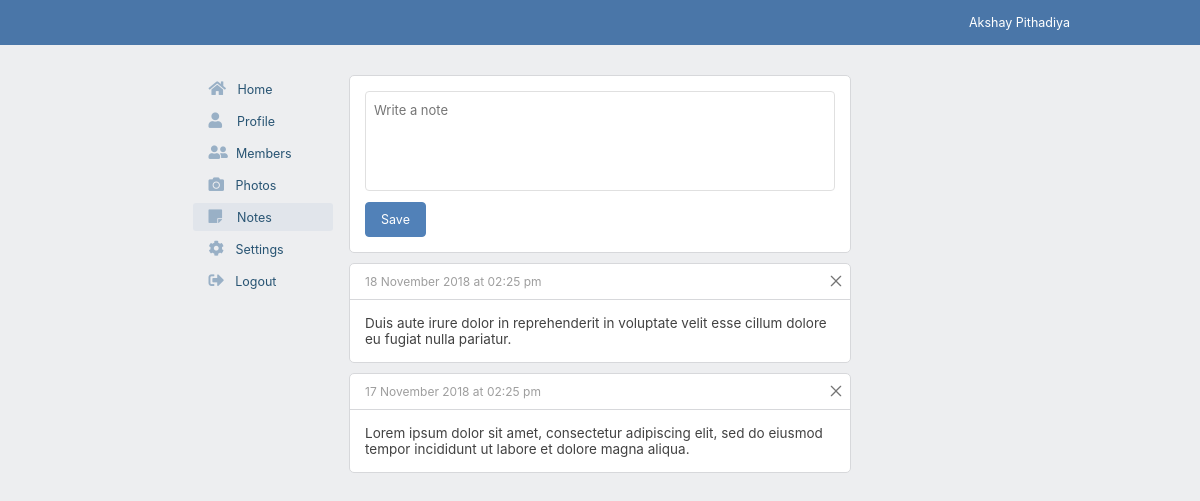
The page /notes.php (signed in) on the database its author committed.
### tables this page shows
CREATE TABLE `users` (
  `id` int(4) NOT NULL,
  `fname` varchar(24) NOT NULL,
  `lname` varchar(24) NOT NULL,
  `email` varchar(24) NOT NULL,
  `username` varchar(24) NOT NULL,
  `password` varchar(24) NOT NULL,
  `about` varchar(120) NOT NULL,
  `city` varchar(50) NOT NULL,
  `propic` varchar(200) NOT NULL
);

CREATE TABLE `notes` (
  `note_id` int(11) NOT NULL,
  `user_name` varchar(50) NOT NULL,
  `note_txt` varchar(240) NOT NULL,
  `note_date_time` varchar(50) NOT NULL
);

### includes/session.php (called while the page is built, shortened)
<?php
$username = $_SESSION["myusername"];
?>

### includes/userinfo.php (called while the page is built, shortened)
<?php
	$sql = "SELECT fname,lname,email,username,about,city FROM users WHERE username='$username'";
	$result = mysqli_query($conn, $sql);
	$row = mysqli_fetch_assoc($result);
	$f_name = $row["fname"];
	$l_name = $row["lname"];
	$full_name = $f_name." ".$l_name;
	$user_name = $row["username"];
?>

### notes.php (the view, shortened to what this page needs)
<?php include 'includes/session.php'; ?>
<?php include 'includes/addnote.php'; ?>
<?php include 'includes/deletenote.php'; ?>
<?php include 'includes/userinfo.php'; ?>
<!DOCTYPE html>
<html>
<head>
	<link rel="stylesheet" type="text/css" href="css/main.css">
	<link rel="stylesheet" type="text/css" href="css/header.css">
	<link rel="stylesheet" type="text/css" href="css/sidenav.css">
	<link rel="stylesheet" type="text/css" href="css/notes.css">
	<link rel="stylesheet" href="https://use.fontawesome.com/releases/v5.1.1/css/all.css">
</head>
<body>
	<?php include 'includes/header.php'; ?>
	<div id="main_container">
		<?php include 'includes/sidenav.php'; ?>
		<div id="add-note-container">
			<form action="" method="POST">
				<textarea name="note_txt" class="add-note-tarea" maxlength="200" placeholder="Write a note"></textarea><br>
				<input type="submit" name="add_note" class="save-note-btn" value="Save"><?php echo @$error; ?>
			</form>
		</div>
				<?php
					$fetch_notes = "SELECT note_id, note_txt, note_date_time FROM notes WHERE user_name='$user_name' ORDER BY note_id DESC";
					$result = mysqli_query($conn, $fetch_notes);
					if (mysqli_num_rows($result) > 0) {
					    while($row = mysqli_fetch_assoc($result)) {
					    	echo '<div id="notes-container">';
					    	echo '<div class="notes-container-header">';
						    	echo '<div class="date-time">';
						        echo $row["note_date_time"];
						        echo '</div>';
						    	echo '<form action="" method="POST">';
								echo '<button type="submit" name="del" class="del-btn"><svg class="svg-icon" viewBox="0 0 20 20">
										<path fill="none" d="M11.469,10l7.08-7.08c0.406-0.406,0.406-1.064,0-1.469c-0.406-0.406-1.063-0.406-1.469,0L10,8.53l-7.081-7.08
										c-0.406-0.406-1.064-0.406-1.469,0c-0.406,0.406-0.406,1.063,0,1.469L8.531,10L1.45,17.081c-0.406,0.406-0.406,1.064,0,1.469
										c0.203,0.203,0.469,0.304,0.735,0.304c0.266,0,0.531-0.101,0.735-0.304L10,11.469l7.08,7.081c0.203,0.203,0.469,0.304,0.735,0.304
										c0.267,0,0.532-0.101,0.735-0.304c0.406-0.406,0.406-1.064,0-1.469L11.469,10z"></path>
									</svg></button>';
								echo '</form>';
					    	echo '</div>';
					        echo '<div class="main-post">';
					        echo $row["note_txt"];
					        echo '</div>';
					        echo '</div>';
					    }
					} else {
					    echo '<div class="zero-result">There are no notes</div>';
					}
				?>
	</div>
</body>
</html>

### includes/header.php
<?php include 'includes/userinfo.php'; ?>
<div id="header">
	<div class="user-user">
		<div class="user-user-txt">
			<?php echo $full_name; ?>
		</div>
	</div>
</div>

### css/main.css (style rules this page uses)
body { font-family: -apple-system,system-ui,BlinkMacSystemFont,"Segoe UI",Roboto,"Helvetica Neue",Arial,sans-serif; margin: 0px auto; background: #edeef0; }
#main_container { //border: 1px solid black; max-width: 815px; margin: 0px auto; margin-top: 65px; padding: 10px; overflow: auto; }

### css/header.css (style rules this page uses)
#header { background: #4a76a8; height: 45px; width: 100%; margin: 0px auto; top: 0px; position: fixed; }
.user-user { max-width: 150px; height: 100%; float: right; margin-right: 10%; cursor: pointer; }
.user-user-txt { color: #ffffff; padding: 0px 10px 0px 10px; font-size: 12.5px; margin-top: 15px; }

### css/notes.css (style rules this page uses)
#add-note-container { width: 470px; padding: 15px; border: 1px solid #d7d8db; border-radius: 5px; margin: 0px auto; background: white; margin-bottom: 10px; text-align: center; overflow: auto; }
.add-note-tarea { font-family: -apple-system,system-ui,BlinkMacSystemFont,"Segoe UI",Roboto,"Helvetica Neue",Arial,sans-serif; width: 100%; padding: 10px 8px; font-size: 13px; color: #424242; border: 1px solid #E0E0E0; border-radius: 4px; outline: none; box-sizing: border-box; resize: none; height: 100px; margin-bottom: 7px; }
.save-note-btn { font-family: -apple-system,system-ui,BlinkMacSystemFont,"Segoe UI",Roboto,"Helvetica Neue",Arial,sans-serif; background-color: #5181b8; color: #FFFFFF; border: 1px solid #5181b8; border-radius: 4px; padding: 9px 15px; font-size: 12.5px; outline: none; cursor: pointer; float: left; }
#notes-container { width: 500px; //padding: 15px; border: 1px solid #d7d8db; border-radius: 5px; margin: 0px auto; background: white; margin-bottom: 10px; }
.notes-container-header { border-bottom: 1px solid #d7d8db; padding: 10px 10px 10px 15px; }
.date-time { //border: 1px solid black; font-size: 12px; color: #9e9e9e; }
.main-post { //border: 1px solid black; font-size: 13.5px; color: #424242; padding: 15px; max-width: 100%; }

### notes.php (style rules this page uses)
.svg-icon { width: 12px; height: 12px; }
.del-btn { float: right; padding: 0px; cursor: pointer; outline: none; background: transparent; border: 0px; margin-right: -2px; margin-top: -14px; }

### rows shown on the page
users: full_name "Akshay Pithadiya"
notes: note_date_time "18 November 2018 at 02:25 pm", note_txt "Duis aute irure dolor in reprehenderit in voluptate velit esse cillum dolore eu fugiat nulla pariatur."
notes: note_date_time "17 November 2018 at 02:25 pm", note_txt "Lorem ipsum dolor sit amet, consectetur adipiscing elit, sed do eiusmod tempor incididunt ut labore et dolore magna aliqua."
